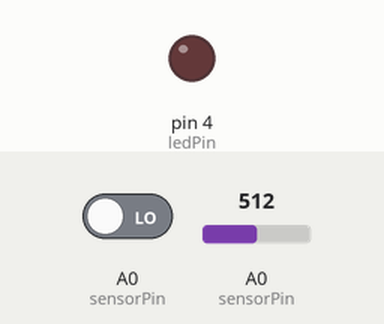
Bench run of a sketch on a simulated Arduino Uno, built with avr-gcc and run on an emulated ATmega328P. Parts: output pins drawn as LEDs (lit = HIGH). The test bench sets the inputs (shaded band); at power-on: A0 (sensorPin) LOW, A0 (sensorPin) = 512.

Above: at 1.3 s.
1.4 s: A0 (sensorPin) driven HIGH
Timing chart, 0 to 4.4 s (numbered marks = the images above; inputs shaded):
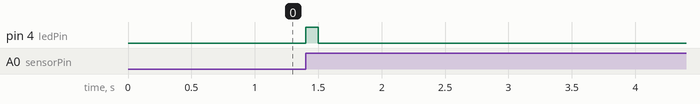

Measured:
- after the input at 1.4 s, pin 4 (ledPin): LOW → HIGH at once, → LOW 0.10 s later

The sketch:

sketch.ino
```cpp
const int sensorPin = A0;
const int ledPin = 4;

volatile bool tempChecked = false;

void setup() {
  pinMode(ledPin, OUTPUT);
  cli();
  PCICR |= (1 << PCIE1);
  PCMSK1 |= (1 << PCINT8);
  sei();
}

void loop() {
  int sensorValue = analogRead(sensorPin);
  float temperatureC = 1.0 / (log(1.0 / (1023.0 / sensorValue - 1.0)) / 3950.0 + 1.0 / 298.15) - 273.15;

  if (temperatureC > 30.0) {
    PORTC |= (1 << PC0);
  } else {
    PORTC &= ~(1 << PC0);
    digitalWrite(ledPin, LOW);
  }

  tempChecked = true;

  delay(500);
}

ISR(PCINT1_vect) {
  if (tempChecked) {
    if (PINC & (1 << PC0)) {
      digitalWrite(ledPin, HIGH);
    }

    tempChecked = false;
  }
}
```
